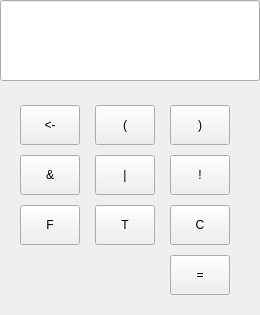
<?xml version="1.0" encoding="UTF-8"?>
<ui version="4.0">
 <class>Widget</class>
 <widget class="QWidget" name="Widget">
  <property name="geometry">
   <rect>
    <x>0</x>
    <y>0</y>
    <width>260</width>
    <height>315</height>
   </rect>
  </property>
  <property name="sizePolicy">
   <sizepolicy hsizetype="Preferred" vsizetype="Preferred">
    <horstretch>0</horstretch>
    <verstretch>0</verstretch>
   </sizepolicy>
  </property>
  <property name="minimumSize">
   <size>
    <width>260</width>
    <height>315</height>
   </size>
  </property>
  <property name="maximumSize">
   <size>
    <width>260</width>
    <height>315</height>
   </size>
  </property>
  <property name="windowTitle">
   <string>Widget</string>
  </property>
  <widget class="QLineEdit" name="lineEdit">
   <property name="geometry">
    <rect>
     <x>0</x>
     <y>0</y>
     <width>260</width>
     <height>81</height>
    </rect>
   </property>
   <property name="sizePolicy">
    <sizepolicy hsizetype="Preferred" vsizetype="Preferred">
     <horstretch>0</horstretch>
     <verstretch>0</verstretch>
    </sizepolicy>
   </property>
   <property name="minimumSize">
    <size>
     <width>260</width>
     <height>81</height>
    </size>
   </property>
   <property name="maximumSize">
    <size>
     <width>260</width>
     <height>81</height>
    </size>
   </property>
   <property name="readOnly">
    <bool>false</bool>
   </property>
  </widget>
  <widget class="QWidget" name="">
   <property name="geometry">
    <rect>
     <x>0</x>
     <y>90</y>
     <width>251</width>
     <height>221</height>
    </rect>
   </property>
   <layout class="QGridLayout" name="gridLayout">
    <item row="0" column="0">
     <widget class="QPushButton" name="pushButton_17">
      <property name="minimumSize">
       <size>
        <width>60</width>
        <height>40</height>
       </size>
      </property>
      <property name="maximumSize">
       <size>
        <width>60</width>
        <height>40</height>
       </size>
      </property>
      <property name="text">
       <string>&lt;-</string>
      </property>
     </widget>
    </item>
    <item row="0" column="1">
     <widget class="QPushButton" name="pushButton_18">
      <property name="minimumSize">
       <size>
        <width>60</width>
        <height>40</height>
       </size>
      </property>
      <property name="maximumSize">
       <size>
        <width>60</width>
        <height>40</height>
       </size>
      </property>
      <property name="text">
       <string>(</string>
      </property>
     </widget>
    </item>
    <item row="0" column="2">
     <widget class="QPushButton" name="pushButton_19">
      <property name="minimumSize">
       <size>
        <width>60</width>
        <height>40</height>
       </size>
      </property>
      <property name="maximumSize">
       <size>
        <width>60</width>
        <height>40</height>
       </size>
      </property>
      <property name="text">
       <string>)</string>
      </property>
     </widget>
    </item>
    <item row="1" column="0">
     <widget class="QPushButton" name="pushButton_5">
      <property name="minimumSize">
       <size>
        <width>60</width>
        <height>40</height>
       </size>
      </property>
      <property name="maximumSize">
       <size>
        <width>60</width>
        <height>40</height>
       </size>
      </property>
      <property name="text">
       <string>&amp;&amp;</string>
      </property>
     </widget>
    </item>
    <item row="1" column="1">
     <widget class="QPushButton" name="pushButton_6">
      <property name="minimumSize">
       <size>
        <width>60</width>
        <height>40</height>
       </size>
      </property>
      <property name="maximumSize">
       <size>
        <width>60</width>
        <height>40</height>
       </size>
      </property>
      <property name="text">
       <string>|</string>
      </property>
     </widget>
    </item>
    <item row="1" column="2">
     <widget class="QPushButton" name="pushButton_4">
      <property name="minimumSize">
       <size>
        <width>60</width>
        <height>40</height>
       </size>
      </property>
      <property name="maximumSize">
       <size>
        <width>60</width>
        <height>40</height>
       </size>
      </property>
      <property name="text">
       <string>!</string>
      </property>
     </widget>
    </item>
    <item row="2" column="0">
     <widget class="QPushButton" name="pushButton_3">
      <property name="minimumSize">
       <size>
        <width>60</width>
        <height>40</height>
       </size>
      </property>
      <property name="maximumSize">
       <size>
        <width>60</width>
        <height>40</height>
       </size>
      </property>
      <property name="text">
       <string>F</string>
      </property>
     </widget>
    </item>
    <item row="2" column="1">
     <widget class="QPushButton" name="pushButton_2">
      <property name="minimumSize">
       <size>
        <width>60</width>
        <height>40</height>
       </size>
      </property>
      <property name="maximumSize">
       <size>
        <width>60</width>
        <height>40</height>
       </size>
      </property>
      <property name="text">
       <string>T</string>
      </property>
     </widget>
    </item>
    <item row="2" column="2">
     <widget class="QPushButton" name="pushButton_16">
      <property name="minimumSize">
       <size>
        <width>60</width>
        <height>40</height>
       </size>
      </property>
      <property name="maximumSize">
       <size>
        <width>60</width>
        <height>40</height>
       </size>
      </property>
      <property name="text">
       <string>C</string>
      </property>
     </widget>
    </item>
    <item row="3" column="2">
     <widget class="QPushButton" name="pushButton">
      <property name="minimumSize">
       <size>
        <width>60</width>
        <height>40</height>
       </size>
      </property>
      <property name="maximumSize">
       <size>
        <width>60</width>
        <height>40</height>
       </size>
      </property>
      <property name="text">
       <string>=</string>
      </property>
     </widget>
    </item>
   </layout>
  </widget>
 </widget>
 <layoutdefault spacing="6" margin="11"/>
 <resources/>
 <connections/>
</ui>
